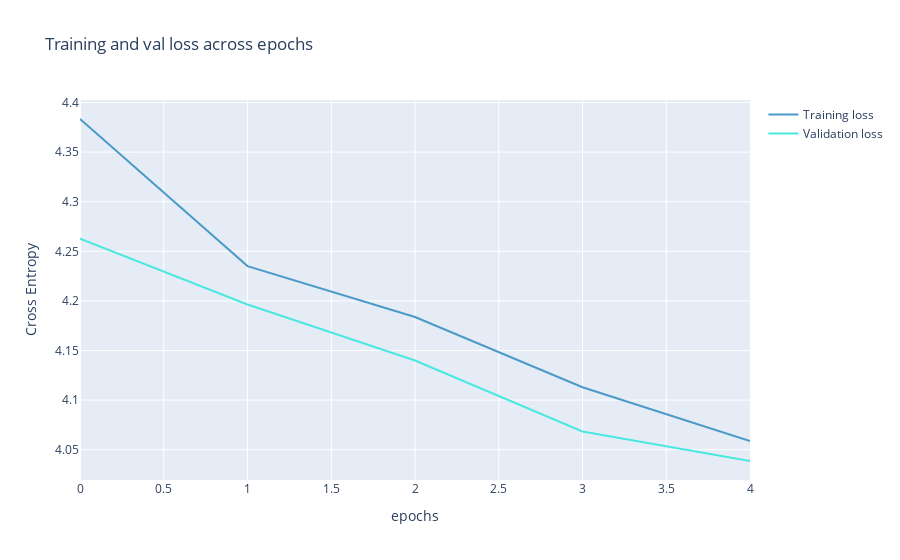

Here is the notebook cell this chart was saved with:
### Markdown cell above
7. Do the same for your `loss`

### Code cell
from plotly import graph_objects as go
color_chart = ["#4B9AC7", "#4BE8E0", "#9DD4F3", "#97FBF6", "#2A7FAF", "#23B1AB", "#0E3449", "#015955"]

fig = go.Figure(data=[
                      go.Scatter(
                          y=history["loss"],
                          name="Training loss",
                          mode="lines",
                          marker=dict(
                              color=color_chart[0]
                          )),
                      go.Scatter(
                          y=history["val_loss"],
                          name="Validation loss",
                          mode="lines",
                          marker=dict(
                              color=color_chart[1]
                          ))
])
fig.update_layout(
    title='Training and val loss across epochs',
    xaxis_title='epochs',
    yaxis_title='Cross Entropy'    
)
fig.show()

### Figure 1 — Plotly figure (JSON) as saved in the notebook; plotly's stock layout.template omitted (floating-point values rounded to 4 significant figures)
{"data": [{"marker": {"color": "#4B9AC7"}, "mode": "lines", "name": "Training loss", "type": "scatter", "y": [4.383, 4.235, 4.184, 4.113, 4.059]}, {"marker": {"color": "#4BE8E0"}, "mode": "lines", "name": "Validation loss", "type": "scatter", "y": [4.263, 4.196, 4.14, 4.068, 4.039]}], "layout": {"title": {"text": "Training and val loss across epochs"}, "xaxis": {"title": {"text": "epochs"}}, "yaxis": {"title": {"text": "Cross Entropy"}}}}
